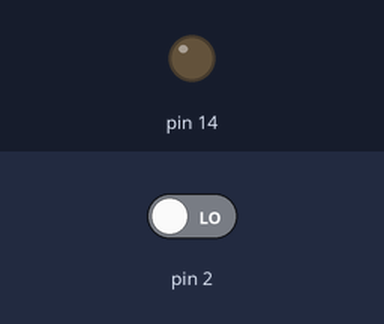
A sketch run on a simulated Arduino Uno, built with avr-gcc and run on an emulated ATmega328P. Shown: output pins drawn as LEDs (lit = HIGH). The inputs (shaded band) are chosen by the test bench; at power-on: pin 2 LOW.

Above: at 1.2 s.
1.3 s: pin 2 driven HIGH
At 1.6 s:
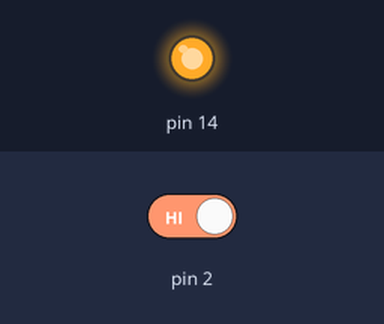
Timing chart, 0 to 4.3 s (numbered marks = the images above; inputs shaded):
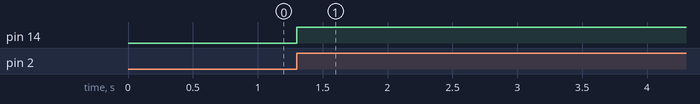

The sketch:

EX1.ino
```cpp
#include <avr/io.h>
#include <avr/interrupt.h>


void setup(){
    //configuration of the interrupt
    SREG = SREG & (~(1<<7));
    DDRD = 0;
    EIMSK |= (1<<INT0);
    EICRA |= (1<<ISC00) | (1<<ISC01);
    SREG = SREG | (1<<7);

    DDRC = 1;
    PORTC = 0;
}


ISR(INT0_vect){
    PORTC ^= (1<<PC0);
}


void loop(){

}
```

Measured:
- after the input at 1.3 s, pin 14: LOW → HIGH at once
